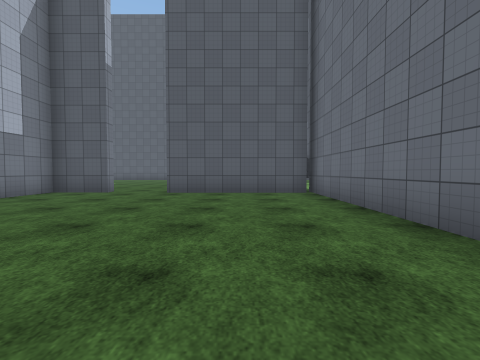
view 1 (above)

18 first-person views from a walk through a scene from a Unity 3-D project. The camera is 1.2 m above the floor, tilts 2° down and sees 90° across. The floor is counted in squares, 2 m on a side. Each view is taken from the middle of a square. On the plan, view 1 faces up. The plan holds only what a view shows up to about 9 squares ahead; the rest is blank. The place goes on beyond the plan. The player character is not drawn. Door leaves are left out, so doorways stand open. Surface patterns are stand-ins for the level's own textures.

view 2
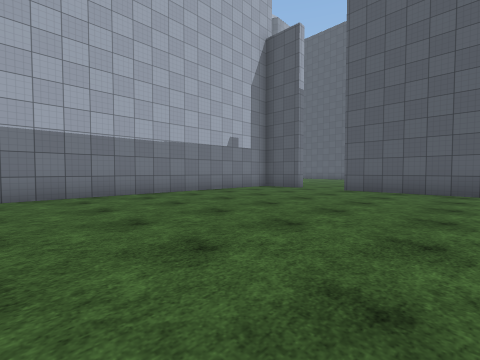

view 3
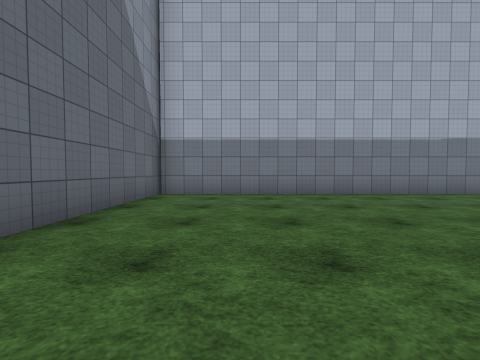

view 4
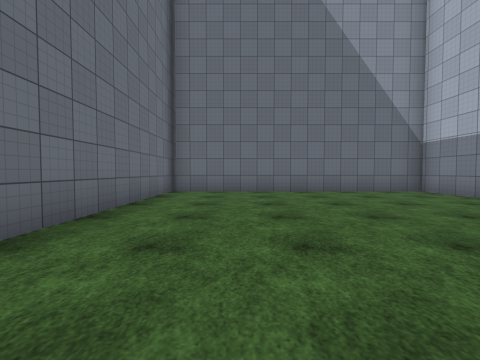

view 5
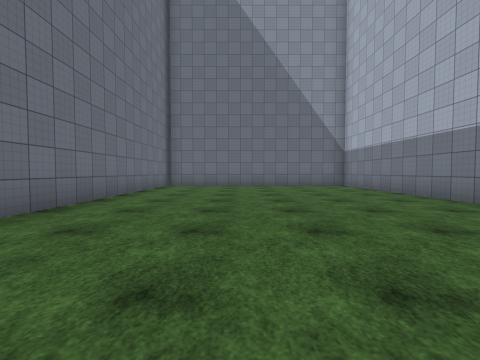

view 6
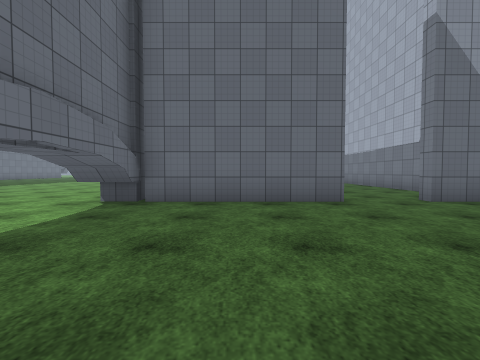

view 7
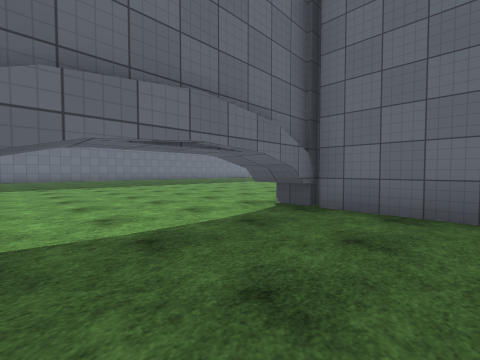

view 8
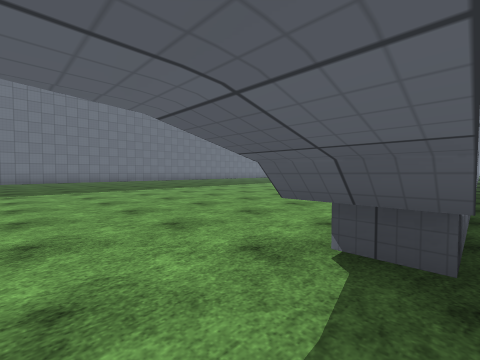

view 9
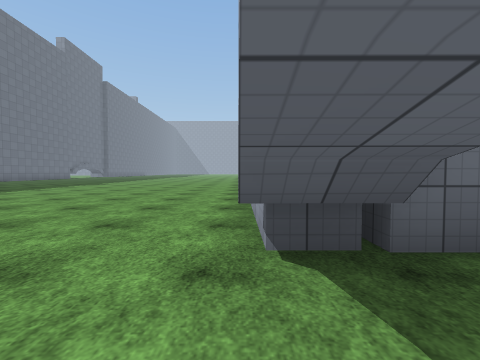

view 10
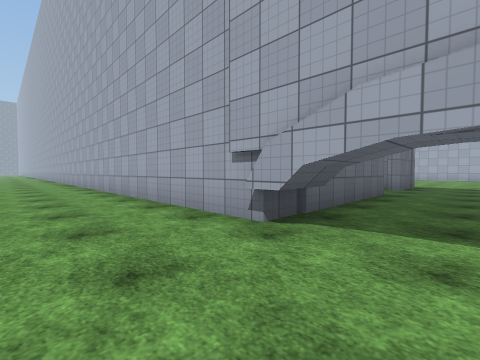

view 11
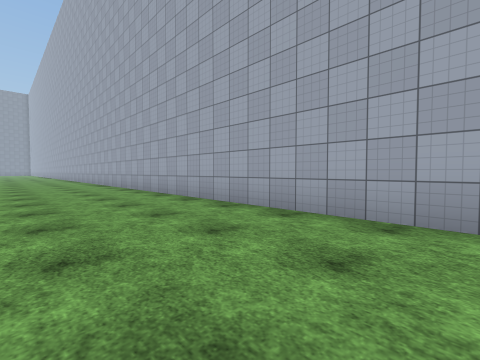

view 12
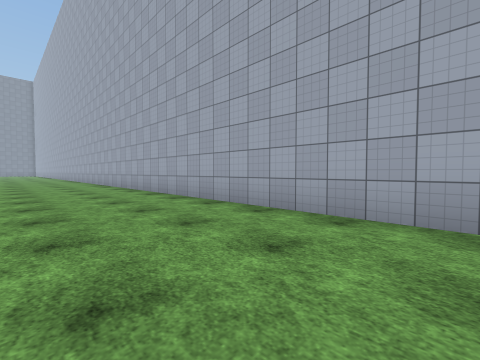

view 13
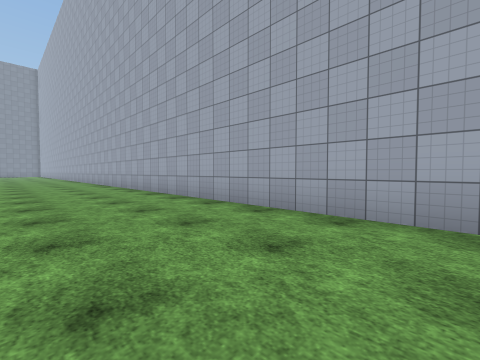

view 14
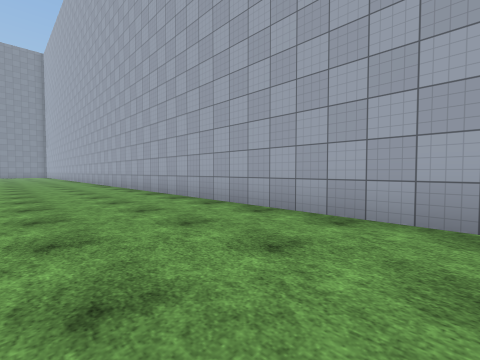

view 15
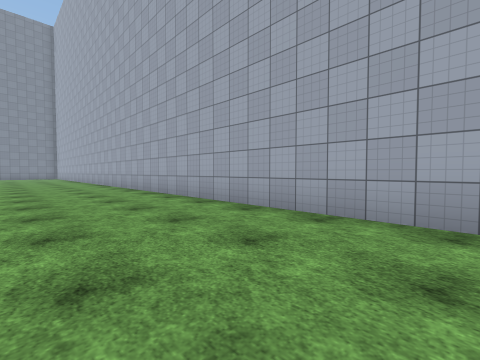

view 16
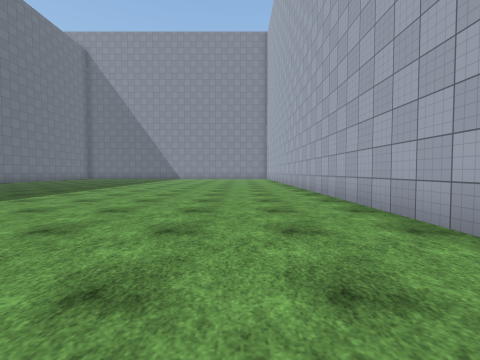

view 17
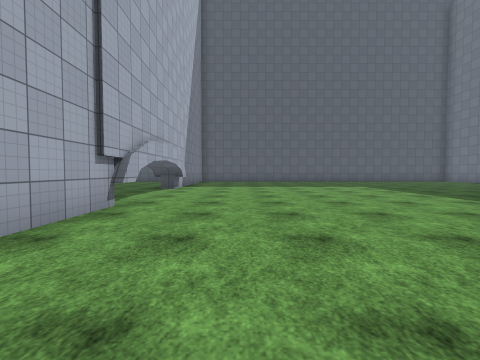

view 18
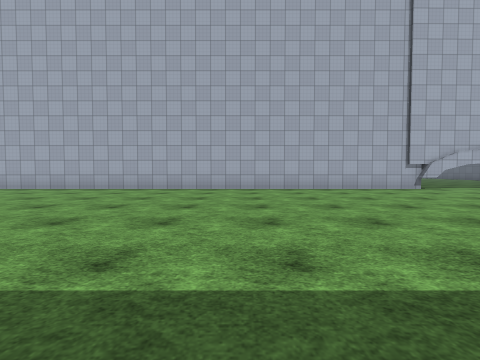

### Floor plan
Points are (right, up) in squares from view 1. A wall is a line through its corners. A room is listed if a view was taken in it or the views show most of it. See-through windows are left out.
Room 1 (views 1, 2, 3, 4, 5)
walls: (-3.8, 6.8) (-5.4, 6.8) (-5.4, -5.1); (1.9, 6.8) (-2.1, 6.8); (-5.8, -5.2) (1.9, -5.2); (2.1, -5.9) (2.1, 7.1)
ways out: open door at (-3.5, 7) to room 2
Room 2 (views 6, 7, 8, 9)
walls: (-2.1, 7.2) (2.8, 7.2); (2.1, 10.4) (2.1, 11); (-5.9, 7.2) (-3.8, 7.2); (2.8, 11.4) (2.2, 11.4); (2.1, 7.1) (2.1, 8.6)
ways out: open door at (-3.5, 7) to room 1; opening at (2.5, 9.5) to room 3
Room 3 (views 10, 11, 12, 13, 14, 15, 16, 17, 18)
walls: (2.8, 7.3) (2.8, -34); (3, 8.7) (3, 7); (3, 12) (3, 10.8)
ways out: opening at (2.5, 9.5) to room 2

Positions as (right, up) in squares from view 1, and headings:
1: (0, 0), facing up
2: (1, -1), facing up-left
3: (1, -3), facing left
4: (0, 2), facing down
5: (-1, 5), facing down
6: (0, 12), facing down
7: (0, 11), facing down-right
8: (2, 9), facing down-right
9: (3, 9), facing down
10: (5, 9), facing down-left
11: (6, 2), facing down-left
12: (6, -5), facing down-left
13: (6, -10), facing down-left
14: (6, -15), facing down-left
15: (6, -21), facing down-left
16: (5, -25), facing down
17: (5, 3), facing up
18: (11, 1), facing left
